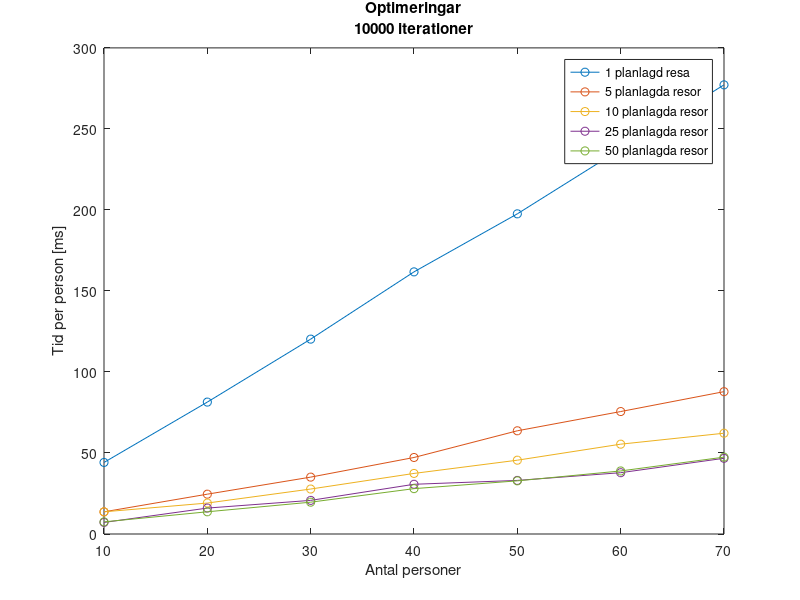

Reproduce this figure in MATLAB.
values = [277.1907957143	237.5400983333	197.58963	161.775375	120.2623433333	81.409665	44.16228;
          87.8549585714	75.5730433333	63.69929	47.2233075	35.10367	24.58215	13.68704;
          62.1982614286	55.438355	45.549684	37.3861625	27.75266	19.103655	13.68895;
          46.7262928571	37.835575	33.076942	30.683645	20.7510633333	16.003155	7.13675;
          47.4401357143	38.9129633333	32.805924	27.991785	19.6382	13.708825	7.49237;
];
values = values(:,end:-1:1);
numbers = 10:10:70;
plot(numbers, values,'o-');

xlabel('Antal personer');
ylabel('Tid per person [ms]');
title({'Optimeringar','10000 iterationer'});
legend('1 planlagd resa', '5 planlagda resor', '10 planlagda resor', '25 planlagda resor',  '50 planlagda resor');
